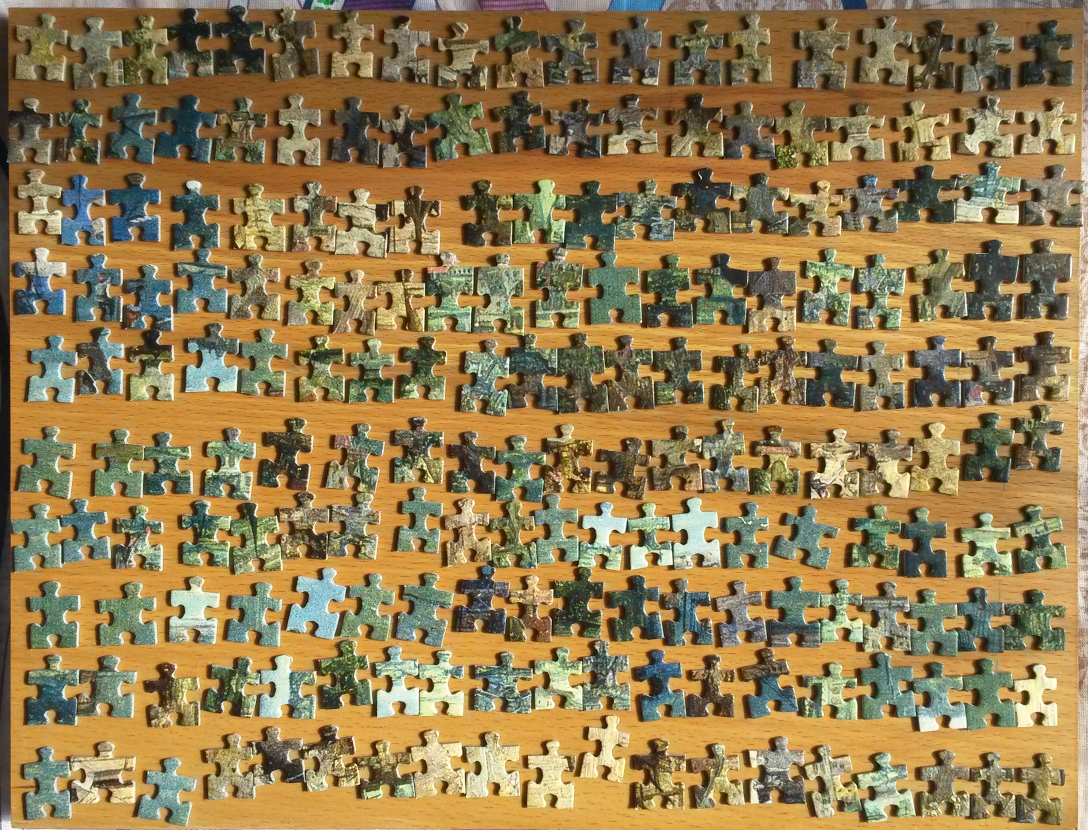
#> input picture images/20190929_115626.jpg, 2176 x 1660 px, given in place of the camera (shown at 1/2 size)
$ python src_cv2_camCapture5.py
#> lines starting #> are read from the running program, lines starting #| are printed output that depends on the picture; after the words box and inside, x2 and y2 are one past the last pixel; in counts of white or black regions, pixels touching at a corner belong together
import numpy as np
import cv2
from matplotlib import pyplot as plt

params = cv2.SimpleBlobDetector_Params()

# Change thresholds
params.minThreshold = 0
params.maxThreshold = 25

# Set edge gradient
params.thresholdStep = 5

# Filter by Area.
params.filterByArea = True
params.minArea = 200
params.maxArea = 880

#Set up the detector with default parameters.
detector = cv2.SimpleBlobDetector_create(params)

cap = cv2.VideoCapture(0)

while(cap.isOpened()):  # check !
    # capture frame-by-frame
    ret, frame = cap.read()
#> frame is the input picture: shape (1660, 2176, 3); mean B, G, R 80.6, 124.2, 146.6

    if ret: # check ! (some webcam's need a "warmup")
        # our operation on frame come here
        #gray = frame
        th = cv2.cvtColor(frame, cv2.COLOR_BGR2GRAY)
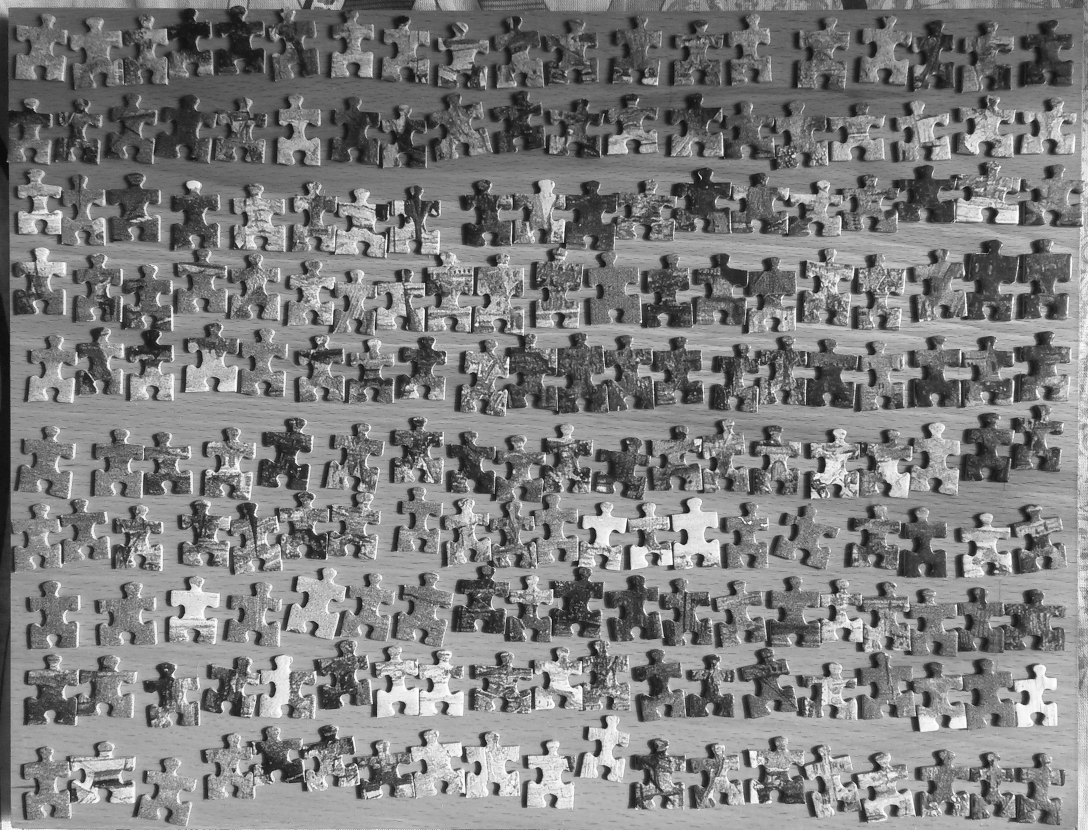
#> th: shape (1660, 2176) (shown at 1/2 size); min 0, max 255, mean 125.9

        #th = cv2.threshold(gray,127,255,cv2.THRESH_BINARY)

        #th = cv2.adaptiveThreshold(gray,255,cv2.ADAPTIVE_THRESH_MEAN_C,\
                    #cv2.THRESH_BINARY,11,2)
        #th = cv2.GaussianBlur(th, (21, 21), 0)

        th = cv2.adaptiveThreshold(th,255,cv2.ADAPTIVE_THRESH_GAUSSIAN_C,\
                    cv2.THRESH_BINARY,91,1)
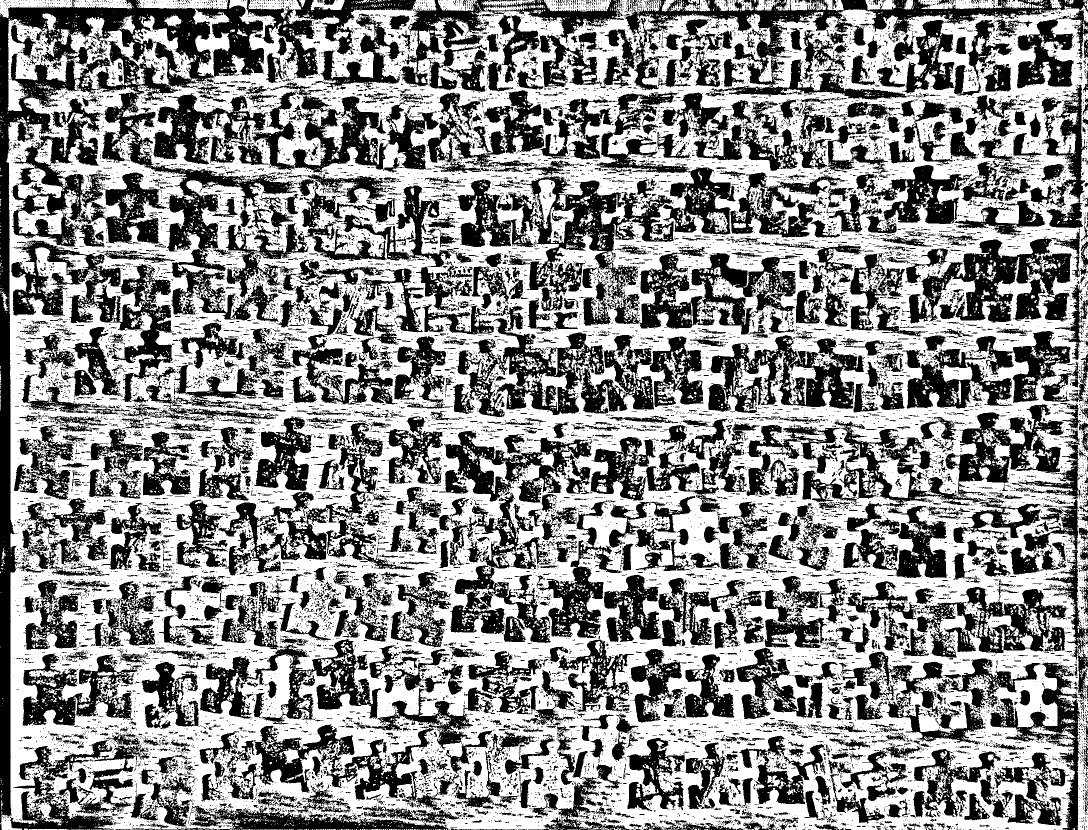
#> th: shape (1660, 2176) (shown at 1/2 size); 56% white; 18367 black regions (16488 under 20 px), largest, box (x1, y1, x2, y2) and area: (0, 0, 591, 1647) 108768, (914, 352, 1429, 658) 49007, (1206, 0, 2176, 192) 42429

        th = cv2.bitwise_not(th)


        #th = cv2.threshold(gray,0,255,cv2.THRESH_BINARY+cv2.THRESH_OTSU)

        #th = cv2.threshold(gray,0,255,cv2.THRESH_OTSU)

        # Detect blobs.
        keypoints = detector.detect(th)
#> keypoints = ()
        quan_keypoints = len(keypoints)
#> quan_keypoints = 0
        # Draw detected blobs as red circles.
        # cv2.DRAW_MATCHES_FLAGS_DRAW_RICH_KEYPOINTS ensures the size of the circle corresponds to the size of blob
        th = cv2.drawKeypoints(th, keypoints, np.array([]), (0, 0, 255),
                                              cv2.DRAW_MATCHES_FLAGS_DRAW_RICH_KEYPOINTS)

        cv2.putText(th, str(quan_keypoints), (15, 30),cv2.FONT_HERSHEY_SIMPLEX, 1, (30, 105, 210), 4)
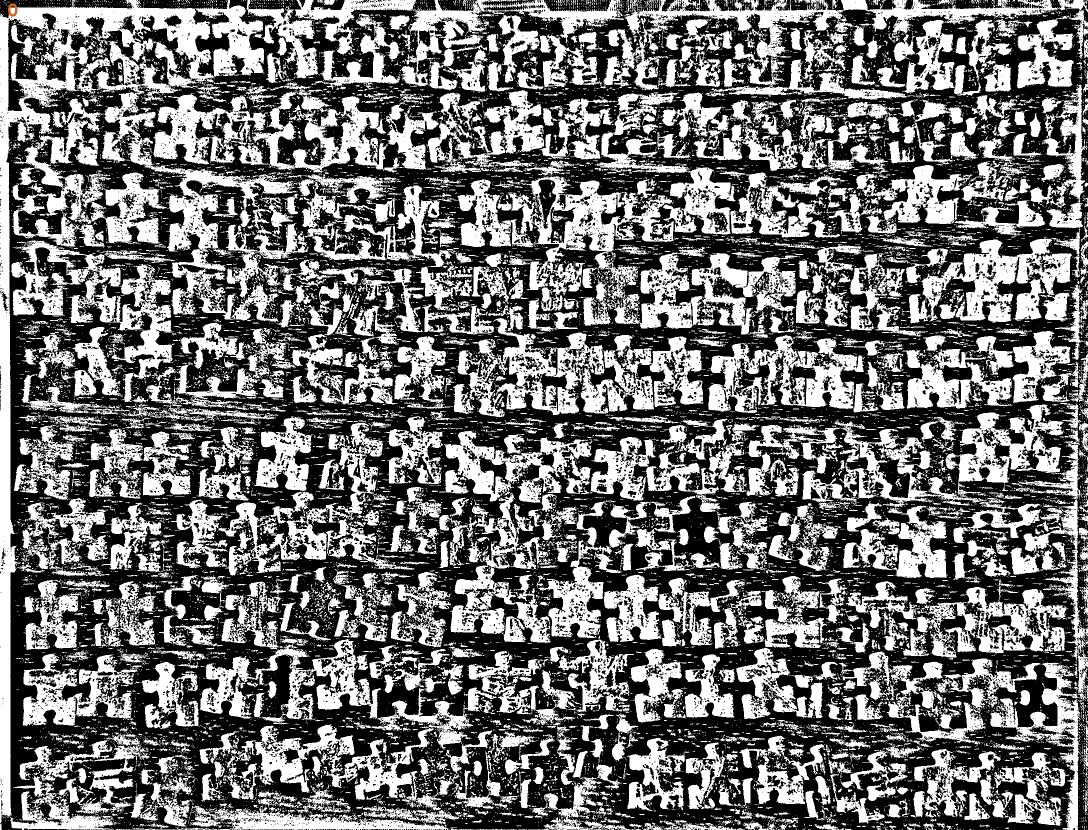
#> th: shape (1660, 2176, 3) (shown at 1/2 size); mean of channels 0, 1, 2 112.1, 112.1, 112.1; drawn as B, G, R

        #cv2.putText(th, len(keypoints), (15, 30),cv2.FONT_HERSHEY_SIMPLEX, 1, (30, 105, 210), 4)

        # Display the resulting frame
        cv2.imshow('frame', th)

    if cv2.waitKey(1) & 0xFF == ord('q'):
#> (key q is pressed here)
        break
# When everything is done release the capture
cap.release()
cv2.destroyAllWindows()
